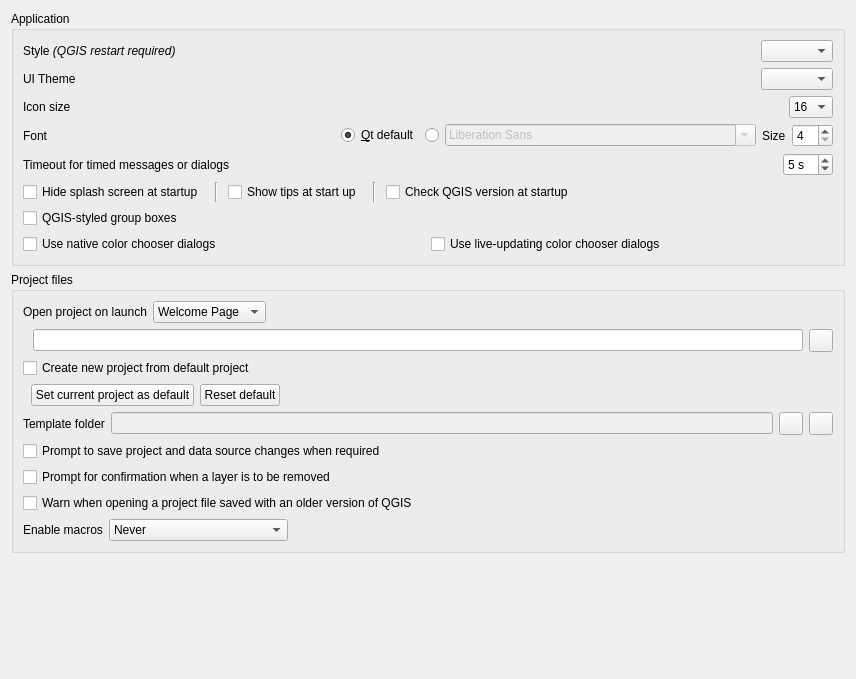
             <widget class="QWidget" name="mOptionsScrollAreaContents_01">
              <property name="geometry">
               <rect>
                <x>0</x>
                <y>0</y>
                <width>856</width>
                <height>679</height>
               </rect>
              </property>
              <layout class="QVBoxLayout" name="verticalLayout_28">
               <item>
                <widget class="QgsCollapsibleGroupBox" name="groupBox">
                 <property name="title">
                  <string>Application</string>
                 </property>
                 <layout class="QVBoxLayout" name="verticalLayout_2">
                  <item>
                   <layout class="QHBoxLayout" name="horizontalLayout_9">
                    <property name="topMargin">
                     <number>0</number>
                    </property>
                    <item>
                     <widget class="QLabel" name="label_18">
                      <property name="text">
                       <string>Style &lt;i&gt;(QGIS restart required)&lt;/i&gt;</string>
                      </property>
                     </widget>
                    </item>
                    <item>
                     <spacer name="horizontalSpacer_7">
                      <property name="orientation">
                       <enum>Qt::Horizontal</enum>
                      </property>
                      <property name="sizeHint" stdset="0">
                       <size>
                        <width>40</width>
                        <height>20</height>
                       </size>
                      </property>
                     </spacer>
                    </item>
                    <item>
                     <widget class="QComboBox" name="cmbStyle"/>
                    </item>
                   </layout>
                  </item>
                  <item>
                   <layout class="QHBoxLayout" name="horizontalLayout_37">
                    <property name="topMargin">
                     <number>0</number>
                    </property>
                    <item>
                     <widget class="QLabel" name="label_42">
                      <property name="text">
                       <string>UI Theme</string>
                      </property>
                     </widget>
                    </item>
                    <item>
                     <spacer name="horizontalSpacer_47">
                      <property name="orientation">
                       <enum>Qt::Horizontal</enum>
                      </property>
                      <property name="sizeHint" stdset="0">
                       <size>
                        <width>40</width>
                        <height>20</height>
                       </size>
                      </property>
                     </spacer>
                    </item>
                    <item>
                     <widget class="QComboBox" name="cmbUITheme"/>
                    </item>
                   </layout>
                  </item>
                  <item>
                   <layout class="QHBoxLayout" name="horizontalLayout_7">
                    <item>
                     <widget class="QLabel" name="textLabel1_5">
                      <property name="sizePolicy">
                       <sizepolicy hsizetype="Fixed" vsizetype="Fixed">
                        <horstretch>0</horstretch>
                        <verstretch>0</verstretch>
                       </sizepolicy>
                      </property>
                      <property name="text">
                       <string>Icon size</string>
                      </property>
                     </widget>
                    </item>
                    <item>
                     <spacer name="horizontalSpacer_5">
                      <property name="orientation">
                       <enum>Qt::Horizontal</enum>
                      </property>
                      <property name="sizeHint" stdset="0">
                       <size>
                        <width>40</width>
                        <height>20</height>
                       </size>
                      </property>
                     </spacer>
                    </item>
                    <item>
                     <widget class="QComboBox" name="cmbIconSize">
                      <property name="duplicatesEnabled">
                       <bool>false</bool>
                      </property>
                      <item>
                       <property name="text">
                        <string>16</string>
                       </property>
                      </item>
                      <item>
                       <property name="text">
                        <string>24</string>
                       </property>
                      </item>
                      <item>
                       <property name="text">
                        <string>32</string>
                       </property>
                      </item>
                      <item>
                       <property name="text">
                        <string>48</string>
                       </property>
                      </item>
                      <item>
                       <property name="text">
                        <string>64</string>
                       </property>
                      </item>
                     </widget>
                    </item>
                   </layout>
                  </item>
                  <item>
                   <layout class="QHBoxLayout" name="horizontalLayout_27">
                    <item>
                     <widget class="QLabel" name="label_43">
                      <property name="text">
                       <string>Font</string>
                      </property>
                     </widget>
                    </item>
                    <item>
                     <widget class="QRadioButton" name="mFontFamilyRadioQt">
                      <property name="sizePolicy">
                       <sizepolicy hsizetype="Maximum" vsizetype="Fixed">
                        <horstretch>0</horstretch>
                        <verstretch>0</verstretch>
                       </sizepolicy>
                      </property>
                      <property name="text">
                       <string>&amp;Qt default</string>
                      </property>
                      <property name="checked">
                       <bool>true</bool>
                      </property>
                     </widget>
                    </item>
                    <item>
                     <widget class="QRadioButton" name="mFontFamilyRadioCustom">
                      <property name="sizePolicy">
                       <sizepolicy hsizetype="Maximum" vsizetype="Fixed">
                        <horstretch>0</horstretch>
                        <verstretch>0</verstretch>
                       </sizepolicy>
                      </property>
                      <property name="text">
                       <string/>
                      </property>
                     </widget>
                    </item>
                    <item>
                     <widget class="QFontComboBox" name="mFontFamilyComboBox">
                      <property name="enabled">
                       <bool>false</bool>
                      </property>
                     </widget>
                    </item>
                    <item>
                     <widget class="QLabel" name="label_20">
                      <property name="sizePolicy">
                       <sizepolicy hsizetype="Maximum" vsizetype="Preferred">
                        <horstretch>0</horstretch>
                        <verstretch>0</verstretch>
                       </sizepolicy>
                      </property>
                      <property name="text">
                       <string>Size</string>
                      </property>
                     </widget>
                    </item>
                    <item>
                     <widget class="QSpinBox" name="spinFontSize">
                      <property name="sizePolicy">
                       <sizepolicy hsizetype="Maximum" vsizetype="Fixed">
                        <horstretch>0</horstretch>
                        <verstretch>0</verstretch>
                       </sizepolicy>
                      </property>
                      <property name="minimum">
                       <number>4</number>
                      </property>
                     </widget>
                    </item>
                   </layout>
                  </item>
                  <item>
                   <layout class="QHBoxLayout" name="horizontalLayout_28">
                    <item>
                     <widget class="QLabel" name="mMessageTimeoutLabel">
                      <property name="sizePolicy">
                       <sizepolicy hsizetype="Maximum" vsizetype="Preferred">
                        <horstretch>0</horstretch>
                        <verstretch>0</verstretch>
                       </sizepolicy>
                      </property>
                      <property name="text">
                       <string>Timeout for timed messages or dialogs</string>
                      </property>
                     </widget>
                    </item>
                    <item>
                     <spacer name="horizontalSpacer_13">
                      <property name="orientation">
                       <enum>Qt::Horizontal</enum>
                      </property>
                      <property name="sizeHint" stdset="0">
                       <size>
                        <width>40</width>
                        <height>20</height>
                       </size>
                      </property>
                     </spacer>
                    </item>
                    <item>
                     <widget class="QSpinBox" name="mMessageTimeoutSpnBx">
                      <property name="suffix">
                       <string> s</string>
                      </property>
                      <property name="minimum">
                       <number>2</number>
                      </property>
                      <property name="maximum">
                       <number>20</number>
                      </property>
                      <property name="value">
                       <number>5</number>
                      </property>
                     </widget>
                    </item>
                   </layout>
                  </item>
                  <item>
                   <layout class="QHBoxLayout" name="horizontalLayout_29">
                    <item>
                     <widget class="QCheckBox" name="cbxHideSplash">
                      <property name="sizePolicy">
                       <sizepolicy hsizetype="Maximum" vsizetype="Fixed">
                        <horstretch>0</horstretch>
                        <verstretch>0</verstretch>
                       </sizepolicy>
                      </property>
                      <property name="text">
                       <string>Hide splash screen at startup</string>
                      </property>
                     </widget>
                    </item>
                    <item>
                     <widget class="Line" name="line_3">
                      <property name="minimumSize">
                       <size>
                        <width>12</width>
                        <height>0</height>
                       </size>
                      </property>
                      <property name="orientation">
                       <enum>Qt::Vertical</enum>
                      </property>
                     </widget>
                    </item>
                    <item>
                     <widget class="QCheckBox" name="cbxShowTips">
                      <property name="sizePolicy">
                       <sizepolicy hsizetype="Maximum" vsizetype="Fixed">
                        <horstretch>0</horstretch>
                        <verstretch>0</verstretch>
                       </sizepolicy>
                      </property>
                      <property name="text">
                       <string>Show tips at start up</string>
                      </property>
                     </widget>
                    </item>
                    <item>
                     <widget class="Line" name="line_2">
                      <property name="minimumSize">
                       <size>
                        <width>12</width>
                        <height>0</height>
                       </size>
                      </property>
                      <property name="orientation">
                       <enum>Qt::Vertical</enum>
                      </property>
                     </widget>
                    </item>
                    <item>
                     <widget class="QCheckBox" name="cbxCheckVersion">
                      <property name="text">
                       <string>Check QGIS version at startup</string>
                      </property>
                     </widget>
                    </item>
                   </layout>
                  </item>
                  <item>
                   <layout class="QHBoxLayout" name="horizontalLayout_30">
                    <item>
                     <widget class="QCheckBox" name="mCustomGroupBoxChkBx">
                      <property name="text">
                       <string>QGIS-styled group boxes</string>
                      </property>
                     </widget>
                    </item>
                   </layout>
                  </item>
                  <item>
                   <layout class="QHBoxLayout" name="horizontalLayout_31">
                    <item>
                     <widget class="QCheckBox" name="mNativeColorDialogsChkBx">
                      <property name="text">
                       <string>Use native color chooser dialogs</string>
                      </property>
                     </widget>
                    </item>
                    <item>
                     <widget class="QCheckBox" name="mLiveColorDialogsChkBx">
                      <property name="text">
                       <string>Use live-updating color chooser dialogs</string>
                      </property>
                     </widget>
                    </item>
                   </layout>
                  </item>
                 </layout>
                </widget>
               </item>
               <item>
                <widget class="QgsCollapsibleGroupBox" name="groupBox_11">
                 <property name="title">
                  <string>Project files</string>
                 </property>
                 <layout class="QVBoxLayout">
                  <item>
                   <layout class="QGridLayout" name="gridLayout_4">
                    <item row="0" column="2" colspan="2">
                     <widget class="QComboBox" name="mProjectOnLaunchCmbBx">
                      <property name="sizePolicy">
                       <sizepolicy hsizetype="Maximum" vsizetype="Fixed">
                        <horstretch>0</horstretch>
                        <verstretch>0</verstretch>
                       </sizepolicy>
                      </property>
                      <item>
                       <property name="text">
                        <string>Welcome Page</string>
                       </property>
                      </item>
                      <item>
                       <property name="text">
                        <string>Most recent</string>
                       </property>
                      </item>
                      <item>
                       <property name="text">
                        <string>Specific</string>
                       </property>
                      </item>
                      <item>
                       <property name="text">
                        <string>New</string>
                       </property>
                      </item>
                     </widget>
                    </item>
                    <item row="1" column="5">
                     <widget class="QToolButton" name="mProjectOnLaunchPushBtn">
                      <property name="sizePolicy">
                       <sizepolicy hsizetype="Maximum" vsizetype="Fixed">
                        <horstretch>0</horstretch>
                        <verstretch>0</verstretch>
                       </sizepolicy>
                      </property>
                      <property name="toolTip">
                       <string>Select file</string>
                      </property>
                      <property name="statusTip">
                       <string/>
                      </property>
                      <property name="text">
                       <string/>
                      </property>
                      <property name="icon">
                       <iconset resource="../../images/images.qrc">
                        <normaloff>:/images/themes/default/mActionFileOpen.svg</normaloff>:/images/themes/default/mActionFileOpen.svg</iconset>
                      </property>
                     </widget>
                    </item>
                    <item row="1" column="0">
                     <spacer name="horizontalSpacer_35">
                      <property name="orientation">
                       <enum>Qt::Horizontal</enum>
                      </property>
                      <property name="sizeType">
                       <enum>QSizePolicy::Fixed</enum>
                      </property>
                      <property name="sizeHint" stdset="0">
                       <size>
                        <width>4</width>
                        <height>20</height>
                       </size>
                      </property>
                     </spacer>
                    </item>
                    <item row="0" column="4">
                     <spacer name="horizontalSpacer_36">
                      <property name="orientation">
                       <enum>Qt::Horizontal</enum>
                      </property>
                      <property name="sizeHint" stdset="0">
                       <size>
                        <width>40</width>
                        <height>20</height>
                       </size>
                      </property>
                     </spacer>
                    </item>
                    <item row="1" column="1" colspan="4">
                     <widget class="QLineEdit" name="mProjectOnLaunchLineEdit">
                      <property name="sizePolicy">
                       <sizepolicy hsizetype="Expanding" vsizetype="Fixed">
                        <horstretch>0</horstretch>
                        <verstretch>0</verstretch>
                       </sizepolicy>
                      </property>
                     </widget>
                    </item>
                    <item row="0" column="0" colspan="2">
                     <widget class="QLabel" name="label_54">
                      <property name="sizePolicy">
                       <sizepolicy hsizetype="Maximum" vsizetype="Preferred">
                        <horstretch>0</horstretch>
                        <verstretch>0</verstretch>
                       </sizepolicy>
                      </property>
                      <property name="text">
                       <string>Open project on launch</string>
                      </property>
                     </widget>
                    </item>
                   </layout>
                  </item>
                  <item>
                   <widget class="QCheckBox" name="cbxProjectDefaultNew">
                    <property name="text">
                     <string>Create new project from default project</string>
                    </property>
                   </widget>
                  </item>
                  <item>
                   <layout class="QHBoxLayout" name="horizontalLayout_16">
                    <item>
                     <spacer name="horizontalSpacer_22">
                      <property name="orientation">
                       <enum>Qt::Horizontal</enum>
                      </property>
                      <property name="sizeType">
                       <enum>QSizePolicy::Fixed</enum>
                      </property>
                      <property name="sizeHint" stdset="0">
                       <size>
                        <width>8</width>
                        <height>20</height>
                       </size>
                      </property>
                     </spacer>
                    </item>
                    <item>
                     <widget class="QPushButton" name="pbnProjectDefaultSetCurrent">
                      <property name="text">
                       <string>Set current project as default</string>
                      </property>
                     </widget>
                    </item>
                    <item>
                     <widget class="QPushButton" name="pbnProjectDefaultReset">
                      <property name="text">
                       <string>Reset default</string>
                      </property>
                     </widget>
                    </item>
                    <item>
                     <spacer name="horizontalSpacer_9">
                      <property name="orientation">
                       <enum>Qt::Horizontal</enum>
                      </property>
                      <property name="sizeHint" stdset="0">
                       <size>
                        <width>40</width>
                        <height>20</height>
                       </size>
                      </property>
                     </spacer>
                    </item>
                   </layout>
                  </item>
                  <item>
                   <layout class="QHBoxLayout" name="horizontalLayout_15">
                    <item>
                     <widget class="QLabel" name="label_31">
                      <property name="text">
                       <string>Template folder</string>
                      </property>
                     </widget>
                    </item>
                    <item>
                     <widget class="QLineEdit" name="leTemplateFolder">
                      <property name="enabled">
                       <bool>false</bool>
                      </property>
                     </widget>
                    </item>
                    <item>
                     <widget class="QToolButton" name="pbnTemplateFolderBrowse">
                      <property name="toolTip">
                       <string>Select folder</string>
                      </property>
                      <property name="text">
                       <string/>
                      </property>
                      <property name="icon">
                       <iconset resource="../../images/images.qrc">
                        <normaloff>:/images/themes/default/mActionFileOpen.svg</normaloff>:/images/themes/default/mActionFileOpen.svg</iconset>
                      </property>
                     </widget>
                    </item>
                    <item>
                     <widget class="QToolButton" name="pbnTemplateFolderReset">
                      <property name="toolTip">
                       <string>Reset</string>
                      </property>
                      <property name="text">
                       <string/>
                      </property>
                      <property name="icon">
                       <iconset resource="../../images/images.qrc">
                        <normaloff>:/images/themes/default/mActionUndo.svg</normaloff>:/images/themes/default/mActionUndo.svg</iconset>
                      </property>
                     </widget>
                    </item>
                   </layout>
                  </item>
                  <item>
                   <widget class="QCheckBox" name="chbAskToSaveProjectChanges">
                    <property name="text">
                     <string>Prompt to save project and data source changes when required</string>
                    </property>
                   </widget>
                  </item>
                  <item>
                   <widget class="QCheckBox" name="mLayerDeleteConfirmationChkBx">
                    <property name="text">
                     <string>Prompt for confirmation when a layer is to be removed</string>
                    </property>
                   </widget>
                  </item>
                  <item>
                   <widget class="QCheckBox" name="chbWarnOldProjectVersion">
                    <property name="text">
                     <string>Warn when opening a project file saved with an older version of QGIS</string>
                    </property>
                   </widget>
                  </item>
                  <item>
                   <layout class="QHBoxLayout" name="horizontalLayout_21">
                    <item>
                     <widget class="QLabel" name="label_33">
                      <property name="text">
                       <string>Enable macros</string>
                      </property>
                     </widget>
                    </item>
                    <item>
                     <widget class="QComboBox" name="cmbEnableMacros">
                      <property name="currentIndex">
                       <number>0</number>
                      </property>
                      <property name="sizeAdjustPolicy">
                       <enum>QComboBox::AdjustToContents</enum>
                      </property>
                      <item>
                       <property name="text">
                        <string>Never</string>
                       </property>
                      </item>
                      <item>
                       <property name="text">
                        <string>Ask</string>
                       </property>
                      </item>
                      <item>
                       <property name="text">
                        <string>For this session only</string>
                       </property>
                      </item>
                      <item>
                       <property name="text">
                        <string>Always (not recommended)</string>
                       </property>
                      </item>
                     </widget>
                    </item>
                    <item>
                     <spacer name="horizontalSpacer_17">
                      <property name="orientation">
                       <enum>Qt::Horizontal</enum>
                      </property>
                      <property name="sizeHint" stdset="0">
                       <size>
                        <width>40</width>
                        <height>20</height>
                       </size>
                      </property>
                     </spacer>
                    </item>
                   </layout>
                  </item>
                 </layout>
                </widget>
               </item>
               <item>
                <spacer name="verticalSpacer_5">
                 <property name="orientation">
                  <enum>Qt::Vertical</enum>
                 </property>
                 <property name="sizeHint" stdset="0">
                  <size>
                   <width>20</width>
                   <height>40</height>
                  </size>
                 </property>
                </spacer>
               </item>
              </layout>
             </widget>
